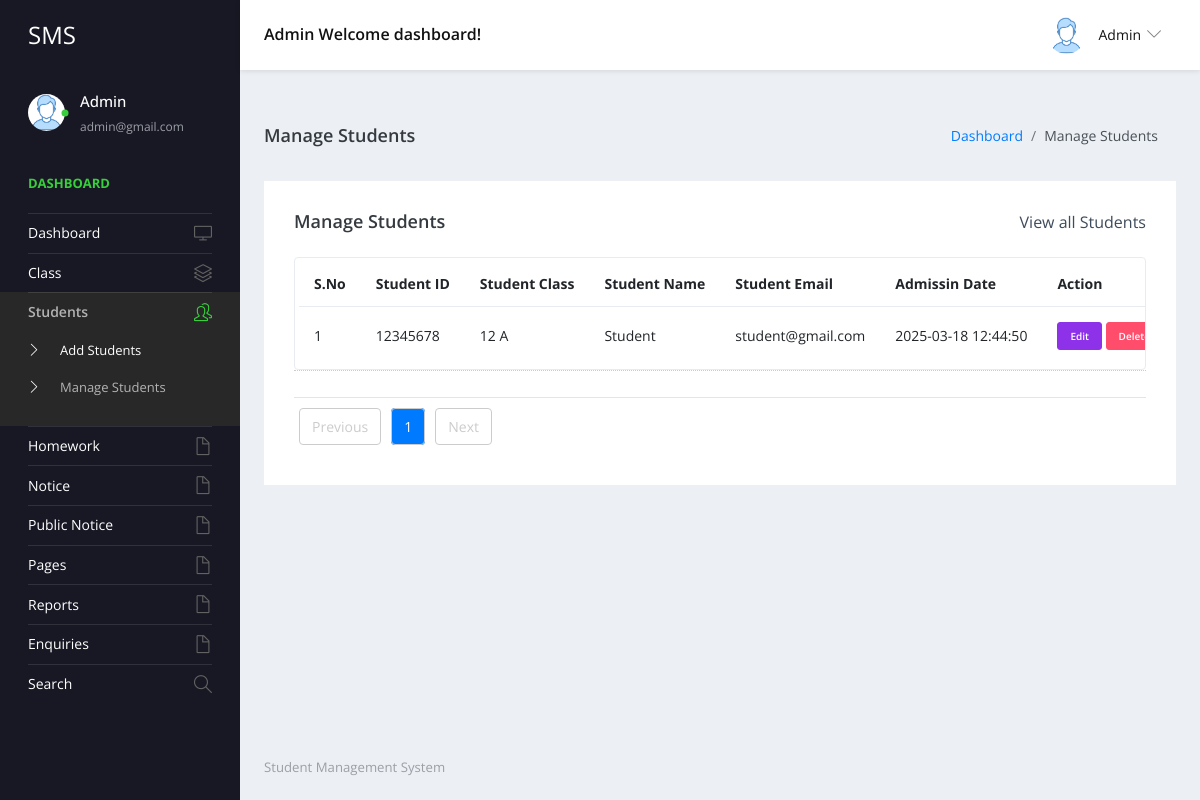
The page /admin/manage-students.php (signed in) on the database its author committed.
### tables this page shows
CREATE TABLE `tblstudent` (
  `ID` int(10) NOT NULL,
  `StudentName` varchar(200) DEFAULT NULL,
  `StudentEmail` varchar(200) DEFAULT NULL,
  `StudentClass` varchar(100) DEFAULT NULL,
  `Gender` varchar(50) DEFAULT NULL,
  `DOB` date DEFAULT NULL,
  `StuID` varchar(200) DEFAULT NULL,
  `FatherName` mediumtext DEFAULT NULL,
  `MotherName` mediumtext DEFAULT NULL,
  `ContactNumber` bigint(10) DEFAULT NULL,
  `AltenateNumber` bigint(10) DEFAULT NULL,
  `Address` mediumtext DEFAULT NULL,
  `UserName` varchar(200) DEFAULT NULL,
  `Password` varchar(200) DEFAULT NULL,
  `Image` varchar(200) DEFAULT NULL,
  `DateofAdmission` timestamp NULL DEFAULT current_timestamp()
);

CREATE TABLE `tblclass` (
  `ID` int(5) NOT NULL,
  `ClassName` varchar(50) DEFAULT NULL,
  `Section` varchar(20) DEFAULT NULL,
  `CreationDate` timestamp NULL DEFAULT current_timestamp()
);

### admin/manage-students.php (the view, shortened to what this page needs)
<?php
include('includes/dbconnection.php');
if (strlen($_SESSION['sturecmsaid']==0)) {
  header('location:logout.php');
  } else{
?>
<!DOCTYPE html>
<html lang="en">
  <head>
    <link rel="stylesheet" href="vendors/simple-line-icons/css/simple-line-icons.css">
    <link rel="stylesheet" href="vendors/flag-icon-css/css/flag-icon.min.css">
    <link rel="stylesheet" href="vendors/css/vendor.bundle.base.css">
    <link rel="stylesheet" href="./vendors/daterangepicker/daterangepicker.css">
    <link rel="stylesheet" href="./vendors/chartist/chartist.min.css">
    <link rel="stylesheet" href="./css/style.css">
  </head>
  <body>
    <div class="container-scroller">
     <?php include_once('includes/header.php');?>
      <div class="container-fluid page-body-wrapper">
        <?php include_once('includes/sidebar.php');?>
        <div class="main-panel">
          <div class="content-wrapper">
             <div class="page-header">
              <h3 class="page-title"> Manage Students </h3>
              <nav aria-label="breadcrumb">
                <ol class="breadcrumb">
                  <li class="breadcrumb-item"><a href="dashboard.php">Dashboard</a></li>
                  <li class="breadcrumb-item active" aria-current="page"> Manage Students</li>
                </ol>
              </nav>
            </div>
            <div class="row">
              <div class="col-md-12 grid-margin stretch-card">
                <div class="card">
                  <div class="card-body">
                    <div class="d-sm-flex align-items-center mb-4">
                      <h4 class="card-title mb-sm-0">Manage Students</h4>
                      <a href="#" class="text-dark ml-auto mb-3 mb-sm-0"> View all Students</a>
                    </div>
                    <div class="table-responsive border rounded p-1">
                      <table class="table">
                        <thead>
                          <tr>
                            <th class="font-weight-bold">S.No</th>
                            <th class="font-weight-bold">Student ID</th>
                            <th class="font-weight-bold">Student Class</th>
                            <th class="font-weight-bold">Student Name</th>
                            <th class="font-weight-bold">Student Email</th>
                            <th class="font-weight-bold">Admissin Date</th>
                            <th class="font-weight-bold">Action</th>
                          </tr>
                        </thead>
                        <tbody>
                           <?php
 if (isset($_GET['page_no']) && $_GET['page_no']!="") {
  $page_no = $_GET['page_no'];
  } else {
    $page_no = 1;
        }
  $total_records_per_page = 10;
    $offset = ($page_no-1) * $total_records_per_page;
  $previous_page = $page_no - 1;
  $next_page = $page_no + 1;
        $ret = "SELECT ID FROM tblstudent";
$query1 = $dbh -> prepare($ret);
$query1->execute();
$total_records=$query1->rowCount();
  $total_no_of_pages = ceil($total_records / $total_records_per_page);
$sql="SELECT tblstudent.StuID,tblstudent.ID as sid,tblstudent.StudentName,tblstudent.StudentEmail,tblstudent.DateofAdmission,tblclass.ClassName,tblclass.Section from tblstudent join tblclass on tblclass.ID=tblstudent.StudentClass LIMIT $offset, $total_records_per_page";
$query = $dbh -> prepare($sql);
$query->execute();
$results=$query->fetchAll(PDO::FETCH_OBJ);
$cnt=1;
if($query->rowCount() > 0)
{
foreach($results as $row)
{               ?>
                          <tr>
                            <td><?php echo htmlentities($cnt);?></td>
                            <td><?php  echo htmlentities($row->StuID);?></td>
                            <td><?php  echo htmlentities($row->ClassName);?> <?php  echo htmlentities($row->Section);?></td>
                            <td><?php  echo htmlentities($row->StudentName);?></td>
                            <td><?php  echo htmlentities($row->StudentEmail);?></td>
                            <td><?php  echo htmlentities($row->DateofAdmission);?></td>
                            <td>
                              <div><a href="edit-student-detail.php?editid=<?php echo htmlentities ($row->sid);?>" class="btn btn-info btn-xs"  target="blank">Edit</a>
                                                 <a href="manage-students.php?delid=<?php echo ($row->sid);?>" onclick="return confirm('Do you really want to Delete ?');" class="btn btn-danger btn-xs"> Delete</a></div>
                            </td>
                          </tr><?php $cnt=$cnt+1;}} ?>
                        </tbody>
                      </table>
                    </div>
                    <div align="left">
                      <div style='padding: 10px 20px 0px; border-top: dotted 1px #CCC;'>
</div>
<hr />
<ul class="pagination">
<li <?php if($page_no <= 1){ echo "class='disabled'"; } ?>>
<a <?php if($page_no > 1){ echo "href='?page_no=$previous_page'"; } ?>>Previous</a>
</li>
<?php
if ($total_no_of_pages <= 10){
for ($counter = 1; $counter <= $total_no_of_pages; $counter++){
if ($counter == $page_no) {
echo "<li class='active'><a>$counter</a></li>";
}else{
echo "<li><a href='?page_no=$counter'>$counter</a></li>";
}
}
}
?>
<li <?php if($page_no >= $total_no_of_pages){ echo "class='disabled'"; } ?>>
<a <?php if($page_no < $total_no_of_pages) { echo "href='?page_no=$next_page'"; } ?>>Next</a>
</li>
</ul>
</div>
                  </div>
                </div>
              </div>
            </div>
          </div>
         <?php include_once('includes/footer.php');?>
        </div>
      </div>
    </div>
  </body>
</html><?php }  ?>

### admin/includes/header.php (shortened to what this page needs)
 <nav class="navbar default-layout-navbar col-lg-12 col-12 p-0 fixed-top d-flex flex-row">
        <div class="navbar-brand-wrapper d-flex align-items-center">
          <a class="navbar-brand brand-logo" href="dashboard.php">
            <strong style="color: white;">SMS</strong>
          </a>
        </div><?php
         $aid= $_SESSION['sturecmsaid'];
$sql="SELECT * from tbladmin where ID=:aid";
$query = $dbh -> prepare($sql);
$query->bindParam(':aid',$aid,PDO::PARAM_STR);
$query->execute();
$results=$query->fetchAll(PDO::FETCH_OBJ);
$cnt=1;
if($query->rowCount() > 0)
{
foreach($results as $row)
{               ?>
        <div class="navbar-menu-wrapper d-flex align-items-center flex-grow-1">
          <h5 class="mb-0 font-weight-medium d-none d-lg-flex"><?php  echo htmlentities($row->AdminName);?> Welcome dashboard!</h5>
          <ul class="navbar-nav navbar-nav-right ml-auto">
            <li class="nav-item dropdown d-none d-xl-inline-flex user-dropdown">
              <a class="nav-link dropdown-toggle" id="UserDropdown" href="#" data-toggle="dropdown" aria-expanded="false">
                <img class="img-xs rounded-circle ml-2" src="images/faces/face8.jpg" alt="Profile image"> <span class="font-weight-normal"> <?php  echo htmlentities($row->AdminName);?> </span></a>
                <?php $cnt=$cnt+1;}} ?>
            </li>
          </ul>
        </div>
      </nav>

### admin/includes/sidebar.php (shortened to what this page needs)
<nav class="sidebar sidebar-offcanvas" id="sidebar">
          <ul class="nav">
            <li class="nav-item nav-profile">
              <a href="#" class="nav-link">
                <div class="profile-image">
                  <img class="img-xs rounded-circle" src="images/faces/face8.jpg" alt="profile image">
                  <div class="dot-indicator bg-success"></div>
                </div>
                <div class="text-wrapper">
                  <?php
         $aid= $_SESSION['sturecmsaid'];
$sql="SELECT * from tbladmin where ID=:aid";
$query = $dbh -> prepare($sql);
$query->bindParam(':aid',$aid,PDO::PARAM_STR);
$query->execute();
$results=$query->fetchAll(PDO::FETCH_OBJ);
$cnt=1;
if($query->rowCount() > 0)
{
foreach($results as $row)
{               ?>
                  <p class="profile-name"><?php  echo htmlentities($row->AdminName);?></p>
                  <p class="designation"><?php  echo htmlentities($row->Email);?></p><?php $cnt=$cnt+1;}} ?>
                </div>
              </a>
            </li>
            <li class="nav-item nav-category">
              <span class="nav-link">Dashboard</span>
            </li>
            <li class="nav-item">
              <a class="nav-link" href="dashboard.php">
                <span class="menu-title">Dashboard</span>
                <i class="icon-screen-desktop menu-icon"></i>
              </a>
            </li>
            <li class="nav-item">
              <a class="nav-link" data-toggle="collapse" href="#ui-basic" aria-expanded="false" aria-controls="ui-basic">
                <span class="menu-title">Class</span>
                <i class="icon-layers menu-icon"></i>
              </a>
            </li>
            <li class="nav-item">
              <a class="nav-link" data-toggle="collapse" href="#ui-basic1" aria-expanded="false" aria-controls="ui-basic1">
                <span class="menu-title">Students</span>
                <i class="icon-people menu-icon"></i>
              </a>
              <div class="collapse" id="ui-basic1">
                <ul class="nav flex-column sub-menu">
                  <li class="nav-item"> <a class="nav-link" href="add-students.php">Add Students</a></li>
                  <li class="nav-item"> <a class="nav-link" href="manage-students.php">Manage Students</a></li>
                </ul>
              </div>
            </li>
 <li class="nav-item">
              <a class="nav-link" data-toggle="collapse" href="#hw" aria-expanded="false" aria-controls="hw">
                <span class="menu-title">Homework</span>
                <i class="icon-doc menu-icon"></i>
              </a>
            </li>
            <li class="nav-item">
              <a class="nav-link" data-toggle="collapse" href="#auth" aria-expanded="false" aria-controls="auth">
                <span class="menu-title">Notice</span>
                <i class="icon-doc menu-icon"></i>
              </a>
            </li>
            <li class="nav-item">
              <a class="nav-link" data-toggle="collapse" href="#auth1" aria-expanded="false" aria-controls="auth">
                <span class="menu-title">Public Notice</span>
                <i class="icon-doc menu-icon"></i>
              </a>
              <li class="nav-item">
              <a class="nav-link" data-toggle="collapse" href="#auth2" aria-expanded="false" aria-controls="auth">
                <span class="menu-title">Pages</span>
                <i class="icon-doc menu-icon"></i>
              </a>
            </li>
      <li class="nav-item">
              <a class="nav-link" data-toggle="collapse" href="#auth22" aria-expanded="false" aria-controls="auth2">
                <span class="menu-title">Reports</span>
                <i class="icon-doc menu-icon"></i>
              </a>
            </li>
            <li class="nav-item">
              <a class="nav-link" data-toggle="collapse" href="#auth23" aria-expanded="false" aria-controls="auth2">
                <span class="menu-title">Enquiries</span>
                <i class="icon-doc menu-icon"></i>
              </a>
            </li>
            <li class="nav-item">
              <a class="nav-link" href="search.php">
                <span class="menu-title">Search</span>
                <i class="icon-magnifier menu-icon"></i>
              </a>
            </li>
            </li>
          </ul>
        </nav>

### rows shown on the page
tblstudent: StuID "12345678", tblclass.ClassName "12", tblclass.Section "A", StudentName "Student", StudentEmail "student@gmail.com", DateofAdmission "2025-03-18 12:44:50"

### other values the page prints
$row->AdminName "Admin"
$row->Email "admin@gmail.com"
